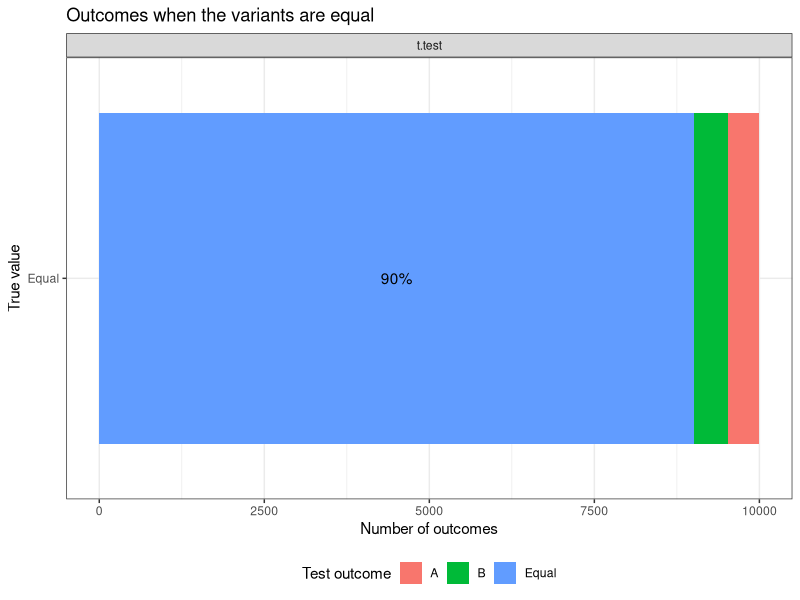
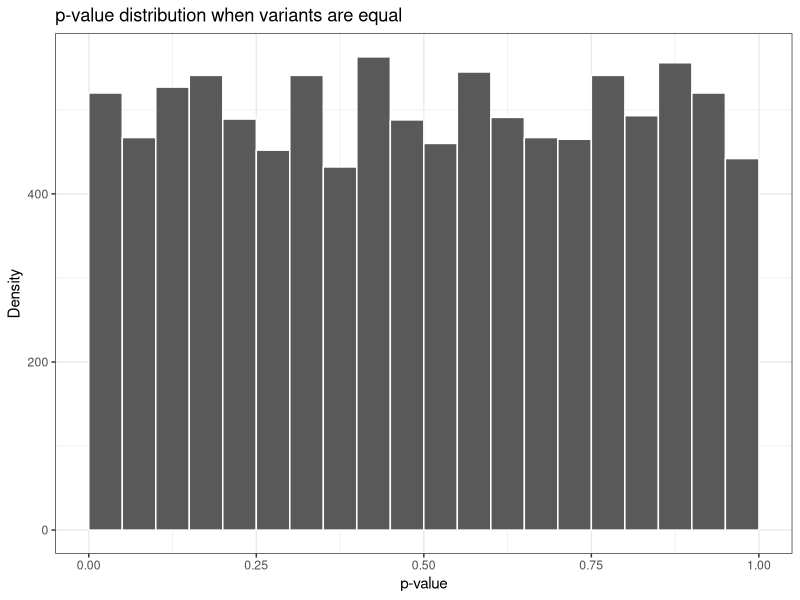
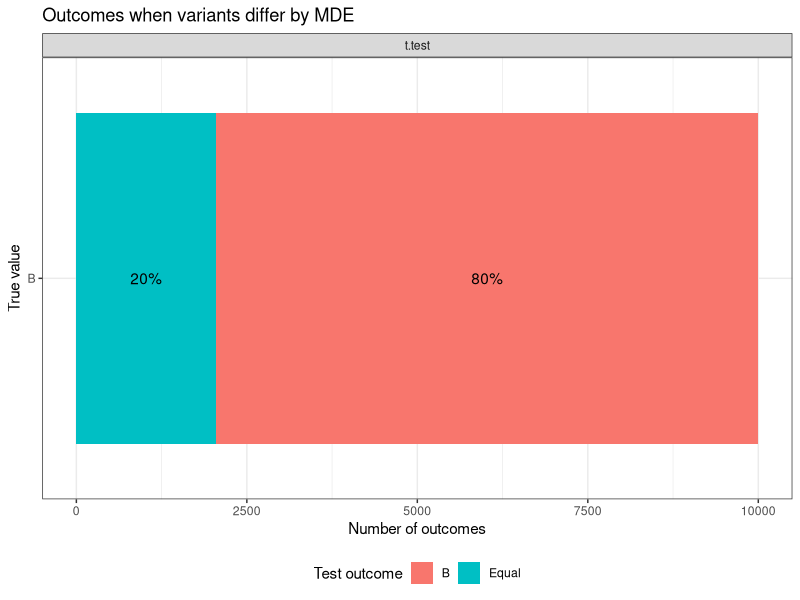
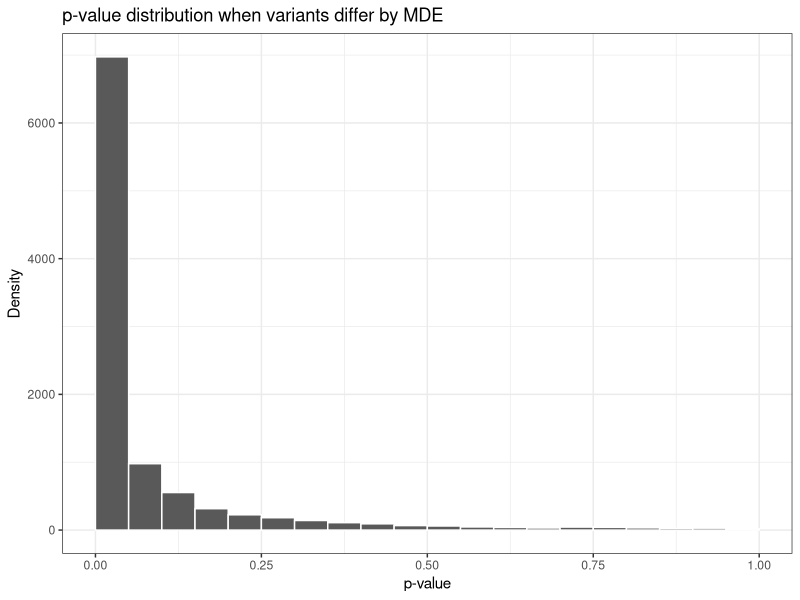
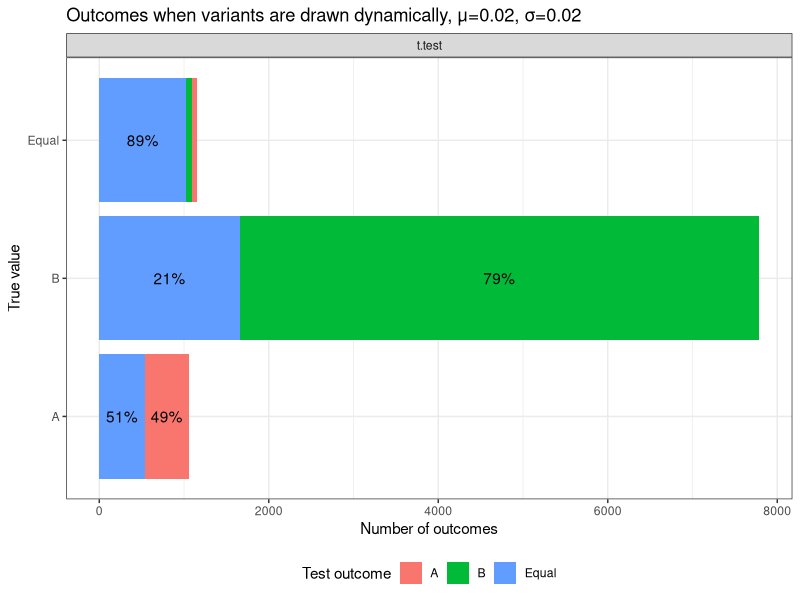
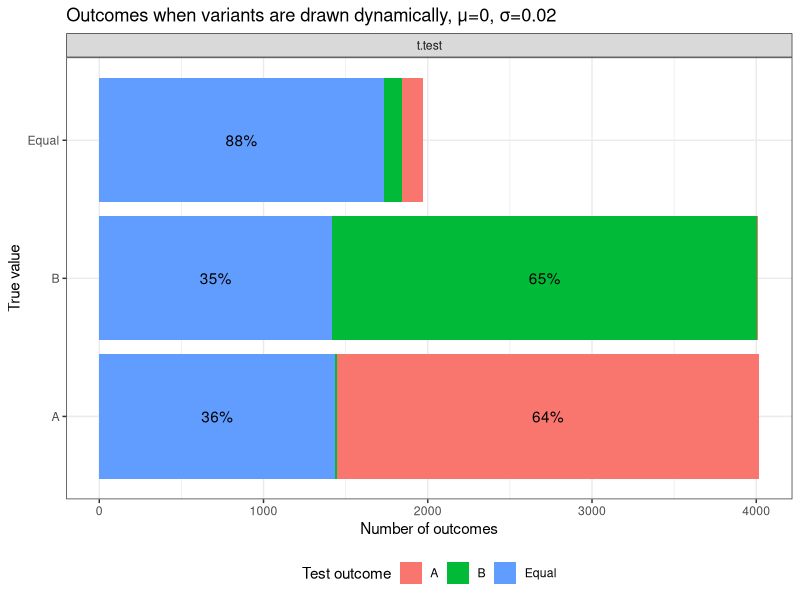
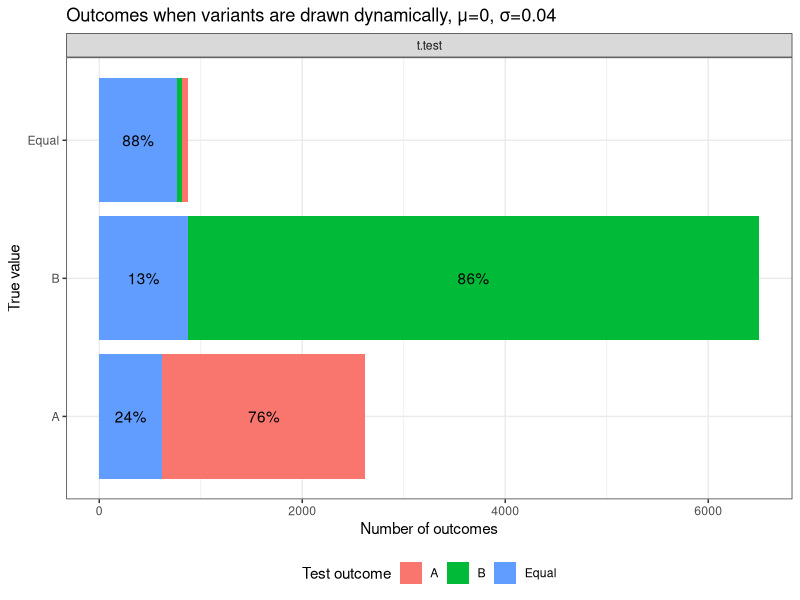
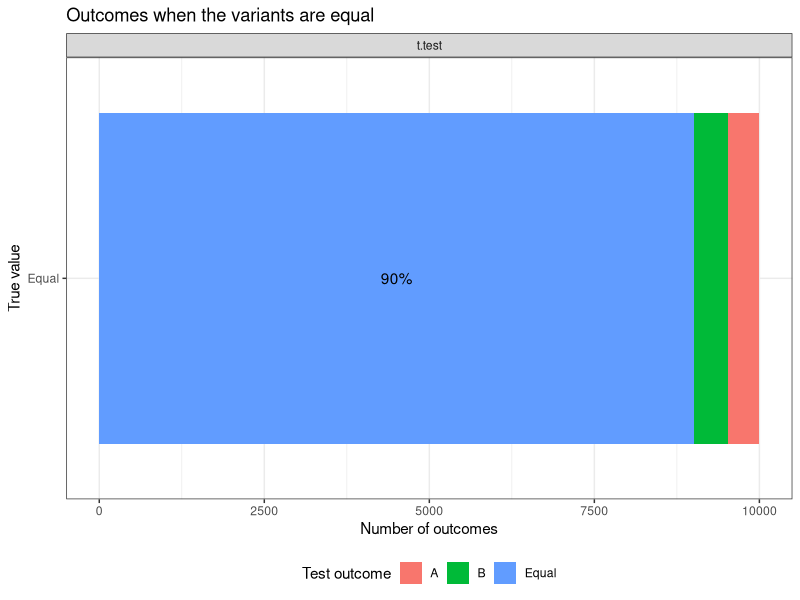

Recreate these plots in R, in order.
## ---- chunk 1
library(tidyverse)
library(ggplot2)
library(kableExtra)
library(scales)
## ---- chunk 2
#setup
alpha = 0.1
power = 0.8
baseline_conversion_rate = 0.42
minimum_detectable_effect = 0.02
no_simulations = 10000
## ---- chunk 3
power_calcs = power.prop.test(
  p1=baseline_conversion_rate, 
  p2=baseline_conversion_rate + minimum_detectable_effect,
  sig.level = alpha,
  power = power
)

n = ceiling(power_calcs$n)
print(power_calcs)
## ---- chunk 4

#create a class for sharing metadata oop style
setRefClass("SimulationStepMetaData", fields=list(metadata="list"))


#runs the simulation rep number of times
simulate = function(generators, tests, sample_size, reps) {
  lapply(1:reps, function(i) {
    
    metadata = new("SimulationStepMetaData", metadata=list(sim_number = i))
    variants = lapply(generators, function(g) g(sample_size, metadata))
    lapply(tests, function(test) c(test(variants), metadata$metadata))
  })
}

#pulls a single attribute from result list (of lists of lists)
pull_attribute = function(results, attribute_name) {
  do.call(
    bind_rows, 
    t(lapply(results, lapply, function(test) test[[attribute_name]]))
  )
}

#wrapper around t-test
t.test_wrapper = function(variants, metadata = list()) {
  res = t.test(variants[[1]], variants[[2]])
  decision = case_when(
    res$p.value <= alpha && res$statistic > 0 ~ "A",
    res$p.value <= alpha ~ "B",
    TRUE ~ "Equal"
  )
  c(metadata, 
    list(
      decision = decision,
      pvalue = res$p.value, 
      statistic = res$statistic[['t']]
    )
  )
}

## ---- chunk 5
generator_A = function(n, metadata) rbinom(n=n, size=1, p=baseline_conversion_rate)
generator_B = function(n, metadata) rbinom(n=n, size=1, p=baseline_conversion_rate)

generators = list(generator_A, generator_B)
tests = list('t.test' = t.test_wrapper)

null_results = simulate(generators = generators, tests = tests, sample_size=n, reps=10000)
null_result_df = pull_attribute(null_results, 'decision') |>
  pivot_longer(everything(), names_to='test', values_to='decision') %>% 
  mutate(true_value = 'Equal')
## ---- chunk 6
plot_outcomes = function(df) {
  df |>
  group_by(test, true_value, decision) |> 
  summarize(count = n(), .groups = "drop_last") |>
  mutate(pct = count / sum(count)) |>
  ggplot(aes(y=true_value, x=count, fill=decision)) + 
  geom_col() + 
  geom_text(
    aes(label=if_else(pct >= 0.1, percent(pct, 1), "")), 
    position = position_stack(vjust = .5)
  ) + 
  labs(y="True value", x="Number of outcomes", fill='Test outcome') + 
  theme_bw() +
    theme(legend.position='bottom') +
    facet_wrap(~test, nrow=1)
  
}


plot_outcomes(null_result_df) + ggtitle("Outcomes when the variants are equal")
ggsave('images/outcomes-under-null.png')
## ---- chunk 7
pull_attribute(null_results, 'pvalue') |> 
  ggplot(aes(x=t.test)) + geom_histogram(binwidth = 0.05, color='white', center=0.025) + 
  labs(title="p-value distribution when variants are equal", x="p-value", y="Density") + 
  theme_bw()

ggsave('images/pvalues-under-null.png')
## ---- chunk 8
generator_A = function(n, metadata) rbinom(n=n, size=1, p=baseline_conversion_rate)
generator_B = function(n, metadata) rbinom(n=n, size=1, p=baseline_conversion_rate + minimum_detectable_effect)

generators = list(generator_A, generator_B)

alt_results = simulate(generators = generators, tests = tests, sample_size=n, reps=10000)

pull_attribute(alt_results, 'decision') |>
  pivot_longer(everything(), names_to='test', values_to='decision') %>% 
  mutate(true_value = 'B') |>
  plot_outcomes() + ggtitle("Outcomes when variants differ by MDE")

ggsave('images/outcomes-under-alternative.png')
## ---- chunk 9
pull_attribute(alt_results, 'pvalue') |> 
  ggplot(aes(x=t.test)) + geom_histogram(binwidth = 0.05, color='white', center=0.025) + 
  labs(title="p-value distribution when variants differ by MDE", x="p-value", y="Density") + 
  theme_bw()


ggsave('images/pvalues-under-alternative.png')
## ---- chunk 10
generator_A = function(n, metadata) rbinom(n=n, size=1, p=baseline_conversion_rate)
generator_B = function(n, metadata) {
  rv_mde = rnorm(1, mean=minimum_detectable_effect, sd=minimum_detectable_effect)
  metadata$metadata[['real_lift']] = rv_mde
  rbinom(n=n, size=1, p=baseline_conversion_rate + rv_mde)
}

generators = list(generator_A, generator_B)

dynamic_results = simulate(generators = generators, tests = tests, sample_size=n, reps=10000)

## ---- chunk 11
process_dynamic_results = function(df, round_lift=T, cutoff = 0, rounding = 2) {
  decisions = pull_attribute(df, 'decision') |>
  pivot_longer(everything(), names_to='test', values_to='decision')

  real_lifts = pull_attribute(df, 'real_lift') |>
    pivot_longer(everything(), names_to='test', values_to='real_lift')


  bind_cols(decisions, dplyr::select(real_lifts, real_lift)) |>
    mutate(real_lift = if_else(rep(round_lift,n()), round(real_lift, rounding), real_lift)) |>
    mutate(true_value = case_when(
      real_lift > cutoff ~ "B",
      real_lift < -cutoff ~ "A",
      TRUE ~ "Equal"
    )
  )
}

process_dynamic_results(dynamic_results) |>
plot_outcomes() + 
  ggtitle("Outcomes when variants are drawn dynamically, μ=0.02, σ=0.02")

ggsave('images/outcomes-under-dynamic-02-02.png')
## ---- chunk 12
rv_mean_under_A = process_dynamic_results(dynamic_results) |> 
  filter(real_lift < -0.005) |> pull(real_lift) |> mean()
power.prop.test(
  p1=baseline_conversion_rate, 
  p2=baseline_conversion_rate + rv_mean_under_A,
  sig.level = alpha,
  n=n
)
## ---- chunk 13
generator_B = function(n, metadata) {
  rv_mde = rnorm(1, mean=0, sd=minimum_detectable_effect)
  metadata$metadata[['real_lift']] = rv_mde
  rbinom(n=n, size=1, p=baseline_conversion_rate + rv_mde)
}

generators = list(generator_A, generator_B)

dynamic_results_zero = simulate(generators = generators, tests = tests, sample_size=n, reps=10000)
## ---- chunk 14

process_dynamic_results(dynamic_results_zero) |>
plot_outcomes() + 
  ggtitle("Outcomes when variants are drawn dynamically, μ=0, σ=0.02")

ggsave('images/outcomes-under-dynamic-00-02.png')

## ---- chunk 15
generator_B = function(n, metadata) {
  rv_mde = rnorm(1, mean=minimum_detectable_effect, sd=minimum_detectable_effect * 2)
  metadata$metadata[['real_lift']] = rv_mde
  rbinom(n=n, size=1, p=baseline_conversion_rate + rv_mde)
}

generators = list(generator_A, generator_B)

dynamic_results_large_sd = simulate(generators = generators, tests = tests, sample_size=n, reps=10000)
## ---- chunk 16

process_dynamic_results(dynamic_results_large_sd) |>
plot_outcomes() + 
  ggtitle("Outcomes when variants are drawn dynamically, μ=0, σ=0.04")

ggsave('images/outcomes-under-dynamic-00-04.png')
